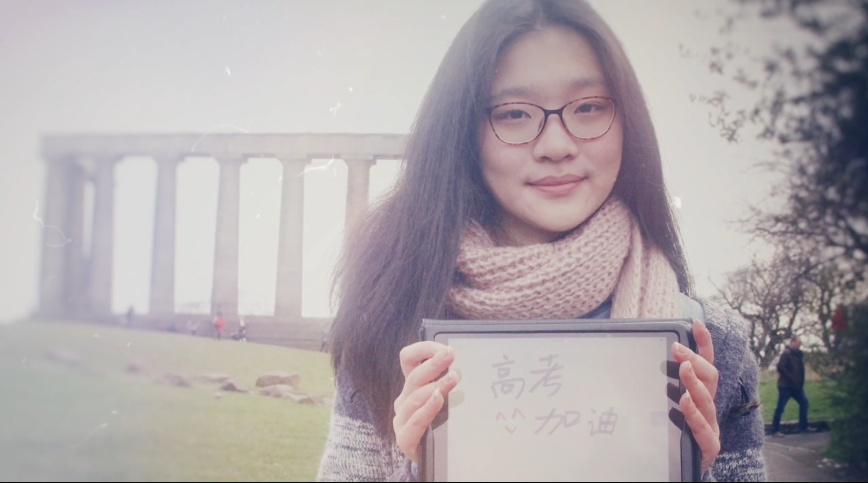
#> input picture image003.jpg, 868 x 483 px, found by its file name
$ python p2w.py
#> lines starting #> are read from the running program, lines starting #| are printed output that depends on the picture
# !/usr/bin/venv python3
# coding: utf-8
from PIL import Image
import argparse

'''
把图片转换成文本的图片
'''
#命令行参数工具
#此处不是重点，故而不做讲解，具体参见 (https://docs.python.org/2/library/argparse.html)
# （1）
# getpixel()函数接受一个元组作为输入参数，该元组为一个二维坐标，函数将返回该坐标处像素点的RGB三个值。
# （有时候还会返回RGBA四个值，这取决于图片的彩色模型。也正是因此，我们此处采取切片的方式，即[:3]，来保证select_ascii_char函数恰好只接收到3个参数）
# 我们还要注意到，此处的im.getpixel((w, h))[:3]前面有一个星号，即*，这里涉及的语法点是“可变参数”，详情参见

# parser = argparse.ArgumentParser()
# parser.add_argument('file')
#
# args = parser.parse_args()
imgpath = "/Users/cyq/Documents/Python/Project/image003.jpg"

print(imgpath)


# 变量ascii_char: 存储用于显示图片的字符种类。我们要注意到，这个list的最后一个元素是空格，这表示，我们
# 将使用空格来代替原图片中灰度值最高的像素点（在灰度图像中，灰度值最高为255，代表白色，最低为0，代表黑色）。
# list中的第一个元素是$，这表示我们将使用$来代替原图片中灰度值最低的像素点。其余字符依此类推。
ascii_char = list(r"$@&%B#=-. ")

print(ascii_char)

# 把RGB转为灰度值，并且返回该灰度值对应的字符标记
def select_ascii_char(r, g, b):
    gray = int((19595 * r + 38469 * g + 7472 * b) >> 16)  # ‘RGB－灰度值’转换公式
    unit = 256.0/len(ascii_char)  # ascii_char中的一个字符所能表示的灰度值区间
    return ascii_char[int(gray/unit)]


# 返回给定路径图片的字符表示，用户在此还可以指定输出字符画的宽度和高度
def output(imgpath, width=100, height=100):
#> called with width = 100, height = 100
    im = Image.open(imgpath)
#> im is the input picture: PIL image 868x483 RGB; mean R, G, B 175.3, 167.8, 170.4
    im = im.resize((width, height), Image.NEAREST)
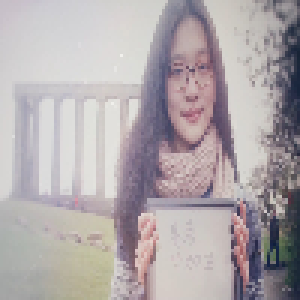
#> im: PIL image 100x100 RGB (shown 3 times larger); mean R, G, B 175.7, 168.2, 170.8
    txt = ""


    for h in range(height):
        for w in range(width):
            txt += select_ascii_char(*im.getpixel((w, h))[:3])  # 此处请看详解（1）
        txt += '\n'
    return txt


def save_as_txtfile(txt):
    with open('imgtochar.txt', 'w') as f:
        f.write(txt)


if __name__ == '__main__':
    print(output(imgpath, 100, 100))
    save_as_txtfile(output(imgpath, 120, 90))
#> call 2 of output, with width = 120, height = 90
#> in output (call 2), `im = im.resize((width, height), Image.NEAREST)`:
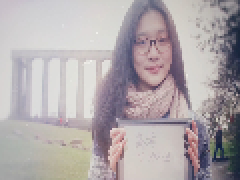
#> im: PIL image 120x90 RGB (shown 2 times larger); mean R, G, B 175.7, 168.2, 170.8
